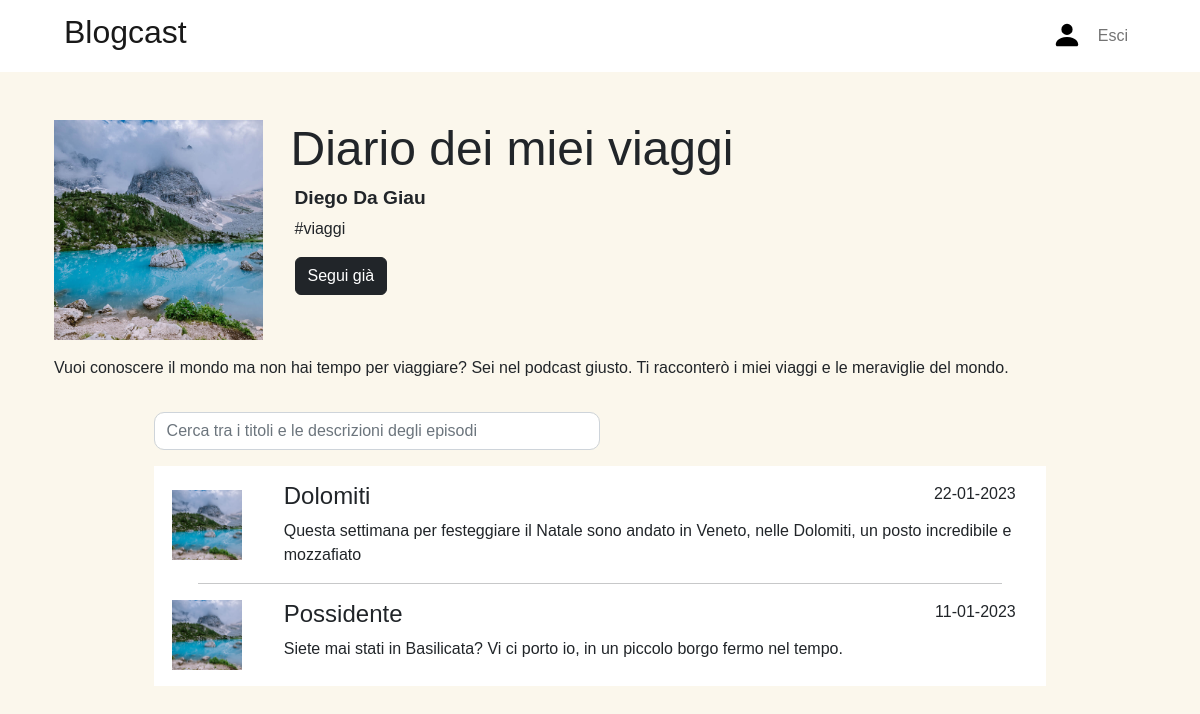
The page /podcast1 (signed in) on the database its author committed.
### tables this page shows
CREATE TABLE "PODCASTS" (
	"PdId"	INTEGER,
	"Title"	TEXT NOT NULL,
	"Img"	TEXT NOT NULL,
	"Description"	TEXT NOT NULL,
	"Category"	TEXT NOT NULL,
	"UserId"	INTEGER NOT NULL,
	FOREIGN KEY("UserId") REFERENCES "USERS"("UserId"),
	PRIMARY KEY("PdId")
);

CREATE TABLE "USERS" (
	"UserId"	INTEGER,
	"Email"	TEXT NOT NULL UNIQUE,
	"Name"	TEXT,
	"Surname"	TEXT,
	"Creator"	TEXT NOT NULL CHECK("Creator" = 'Yes' OR "Creator" = 'No'),
	"Password"	TEXT NOT NULL,
	PRIMARY KEY("UserId" AUTOINCREMENT)
);

CREATE TABLE "EPISODES" (
	"EpId"	INTEGER,
	"Title"	TEXT NOT NULL,
	"PdId"	INTEGER NOT NULL,
	"Description"	TEXT NOT NULL,
	"Date"	TEXT NOT NULL,
	"Audio"	TEXT NOT NULL,
	FOREIGN KEY("PdId") REFERENCES "PODCASTS"("PdId") ON DELETE CASCADE,
	PRIMARY KEY("EpId")
);

### app.py (the view)
@app.route('/podcast<int:pdId>')
def podcast_page(pdId):
    podcast = podcast_dao.get_podcast_user(pdId)
    if not podcast:
        return render_template('error.html', error=404)
    episodes = episode_dao.get_episodes_podcast(pdId)
    today = date.today()
    follow = False
    if current_user.is_authenticated:
        follow_db = users_dao.get_follow(current_user.id, pdId)
        if follow_db:
            follow = True
    return render_template('singlePodcast.html', podcast=podcast, episodes=episodes, follow=follow, today=today)

### app.py (called while the page is built)
@login_manager.user_loader
def load_user(user_id):
    userdb = users_dao.get_user(user_id)
    if userdb:
        user = User(id=userdb['UserId'], email=userdb['Email'], name=userdb['Name'], surname=userdb['Surname'], creator=userdb['Creator'], password=userdb['Password'])
    else:
        user = None
    return user

### episode_dao.py (called while the page is built)
def get_episodes_podcast(pdId):
    sql = "SELECT EpId, Title, Description, Date, Audio \
        FROM EPISODES   \
        WHERE PdId = ?  \
        ORDER BY Date DESC, EpId DESC;"
    conn = sqlite3.connect("db/podcast.db")
    conn.row_factory = sqlite3.Row
    cursor = conn.cursor()
    cursor.execute(sql, (pdId, ))
    episodes = cursor.fetchall()
    cursor.close()
    conn.close()
    return episodes

### podcast_dao.py (called while the page is built)
def get_podcast_user(pdId):
    sql = "SELECT * \
        FROM PODCASTS P, USERS U \
        WHERE P.PdId = ? AND P.UserId = U.UserId;"
    conn = sqlite3.connect("db/podcast.db")
    conn.row_factory = sqlite3.Row
    cursor = conn.cursor()
    cursor.execute(sql, (pdId, ))
    podcast = cursor.fetchone()
    cursor.close()
    conn.close()
    return podcast

### users_dao.py (called while the page is built)
def get_user(user_id):
    sql = "SELECT * FROM USERS WHERE UserId == ?;"
    conn = sqlite3.connect("db/podcast.db")
    conn.row_factory = sqlite3.Row
    cursor = conn.cursor()
    cursor.execute(sql, (user_id, ))
    user = cursor.fetchone()
    cursor.close()
    conn.close()
    return user

def get_follow(userId, pdId):
    sql = "SELECT UserId     \
        FROM FOLLOWS    \
        WHERE UserId = ? AND PdId = ?;"
    conn = sqlite3.connect("db/podcast.db")
    conn.row_factory = sqlite3.Row
    cursor = conn.cursor()
    cursor.execute(sql, (userId, pdId))
    follow = cursor.fetchone()
    cursor.close()
    conn.close()
    return follow

### templates/singlePodcast.html (shortened to what this page needs)
{% extends 'base.html' %}
{% block css %}
    <link rel="stylesheet" type="text/css" href="{{ url_for('static', filename='singlePodcast.css') }}">
{% endblock %}
{% block corpo %}
    <main>
        <div class="container">
            <div class="row">
                <img src="{{ url_for('static', filename=podcast['Img']) }}" alt="Immagine podcast" class="img-fluid Image col">
                <div class="col-7 ps-3">
                    <h2>{{ podcast['Title'] }}</h2>
                    <div class="px-1">
                        <h3><strong>{{ podcast['Name'] |e }} {{ podcast['Surname'] |e }}</h3></strong>
                        <p>#{{ podcast['Category'] |e }}</p>
                        {% if current_user.is_authenticated %}
                            {% if follow == True %}
                                <a href="{{ url_for('unfollow', pdId=podcast['PdId']) }}" id="Unfollow" title="Smetti di seguire" class="btn btn-dark" aria-label="Segui gi\à">Segui già</a>
                            {% elif follow == False %}
                                <a href="{{ url_for('follow', pdId=podcast['PdId']) }}" id="Follow" title="Segui" class="btn btn-dark" aria-label="Segui">Segui</a>
                            {% endif %}
                        {% endif %}
                    </div>
                </div>
                <div class="col text-end">
                </div>
            </div>
            <div class="row my-3">
                <p>
                    {{ podcast['Description'] |e }}
                </p>
            </div>
        </div>
        <div class="mx-auto" id="Episode">
            <input type="text" class="form-control" name="Search" id="Search" placeholder="Cerca tra i titoli e le descrizioni degli episodi" aria-label="Cerca">
            <div class="my-3 py-3" id="EpisodeList">
                {% for episode in episodes %}
                    <article class="container position-relative">
                        <div class="row">
                            <div class="col-1 p-0 m-auto">
                                <img src="{{ url_for('static', filename=podcast['Img']) }}" alt="Immagine podcast" class="img-fluid ImageMini">
                            </div>
                            <div class="col-10 container">
                                <div class="row">
                                    <h4 class="col ps-0">{{ episode['Title'] |e }}</h4>
                                    <div class="col text-end Date">
                                    </div>
                                </div>
                                <p class="row Description my-0">{{ episode['Description'] |e }}</p>
                            </div>
                        </div>
                    </article>
                {% endfor %}
            </div>
        </div>
    </main>
{% endblock %}

### static/base.css (style rules this page uses)
html { width: 100%; height: 100%; }
body { background-color: #fbf7ec; font-family: "Ember", "Helvetica", "Arial", "sans-serif"; }
.Image { height: 220px; width: 220px; object-fit: cover; }

### static/singlePodcast.css (style rules this page uses)
h2 { font-size: 3rem; }
h3 { font-size: 1.2rem; }
#Episode { width: 80%; }
#EpisodeList { background-color: white; }
#Search { width: 50%; border-radius: 10px; }
.ImageMini { height: 70px; width: 70px; object-fit: cover; }

### rows shown on the page
PODCASTS: Img (picture), Title "Diario dei miei viaggi", Category "viaggi", Description "Vuoi conoscere il mondo ma non hai tempo per viaggiare? Sei nel podcast giusto. Ti racconterò i miei viaggi e le meraviglie del mondo."
USERS: Name "Diego", Surname "Da Giau"
EPISODES: Img (picture), Title "Dolomiti", Description "Questa settimana per festeggiare il Natale sono andato in Veneto, nelle Dolomiti, un posto incredibile e mozzafiato"
EPISODES: Img (picture), Title "Possidente", Description "Siete mai stati in Basilicata? Vi ci porto io, in un piccolo borgo fermo nel tempo."
